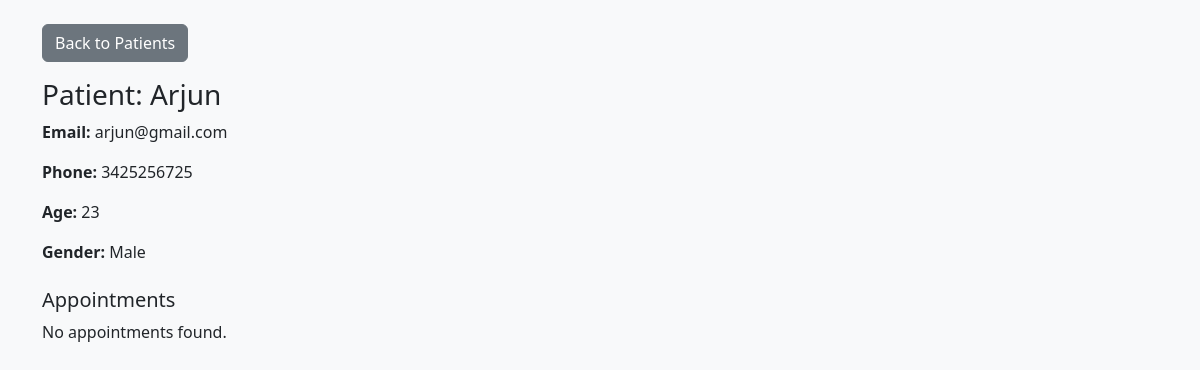
The app's page /admin/patient/4 (signed in) with its own data.
### models.py (models this page shows, shortened)
class Patient(db.Model):
    __tablename__ = 'patient'
    id = db.Column(db.Integer, primary_key=True)
    name = db.Column(db.String(150), nullable=False)
    age = db.Column(db.Integer)
    gender = db.Column(db.String(20))
    email = db.Column(db.String(150), unique=True, nullable=False)
    phone = db.Column(db.String(50))
    address = db.Column(db.String(300))
    password_hash = db.Column(db.String(255), nullable=False)
    is_blacklisted = db.Column(db.Boolean, default=False)
    created_at = db.Column(db.DateTime, default=datetime.utcnow)
    appointments = db.relationship('Appointment', back_populates='patient', cascade='all, delete-orphan')

### controllers/control_auth.py (the view)
@app.route('/admin/patient/<int:pat_id>')
@role_required('admin')
def admin_patient_detail(pat_id):
    patient = Patient.query.get_or_404(pat_id)
    try:
        from models import Appointment
        appointments = Appointment.query.filter_by(patient_id=pat_id).all()
    except Exception:
        appointments = []
    return render_template('admin/patient_detail.html', patient=patient, appointments=appointments)

### controllers/control_auth.py (called while the page is built, shortened)
def role_required(required_role):
    from functools import wraps
    def wrapper(f):
        @wraps(f)
        def decorated(*args, **kwargs):
            if 'role' not in session:
                flash("Please login to continue.", "warning")
                return redirect(url_for('login'))
            return f(*args, **kwargs)
        return decorated
    return wrapper

### templates/admin/patient_detail.html (shortened to what this page needs)
<!doctype html>
<html>
  <head>
    <link href="https://cdn.jsdelivr.net/npm/bootstrap@5.3.0/dist/css/bootstrap.min.css" rel="stylesheet">
  </head>
  <body class="bg-light">
    <div class="container mt-4">
      <a class="btn btn-secondary mb-3" href="{{ url_for('admin_patients') }}">Back to Patients</a>
      <h3>Patient: {{ patient.name }}</h3>
      <p><strong>Email:</strong> {{ patient.email }}</p>
      <p><strong>Phone:</strong> {{ patient.phone }}</p>
      <p><strong>Age:</strong> {{ patient.age }}</p>
      <p><strong>Gender:</strong> {{ patient.gender }}</p>
      <h5 class="mt-4">Appointments</h5>
      {% if appointments %}
        <table class="table table-sm">
          <thead>
            <tr><th>ID</th><th>Doctor ID</th><th>Date</th><th>Time</th><th>Status</th></tr>
          </thead>
          <tbody>
            {% for a in appointments %}
              <tr>
                <td>{{ a.id }}</td>
                <td>{{ a.doctor_id }}</td>
                <td>{{ a.date }}</td>
                <td>{{ a.time }}</td>
                <td>{{ a.status }}</td>
              </tr>
            {% endfor %}
          </tbody>
        </table>
      {% else %}
        <p>No appointments found.</p>
      {% endif %}
    </div>
  </body>
</html>

### records on screen
Patient: name "Arjun", email "arjun@gmail.com", phone "3425256725", age "23", gender "Male"
